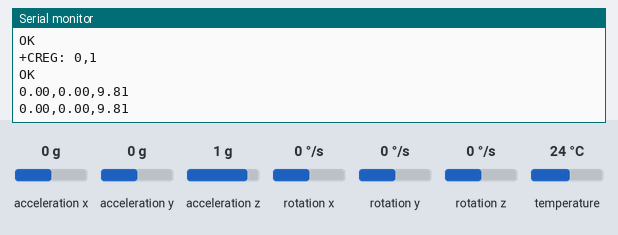
Simulated run of this sketch. Board: Arduino Uno, built with avr-gcc and run on an emulated ATmega328P. Parts: the last lines printed to the serial monitor. The inputs (shaded band) are chosen by the test bench; at power-on: acceleration y 0 g, acceleration x 0 g, acceleration z 1 g, rotation x 0 °/s, rotation y 0 °/s, rotation z 0 °/s, temperature 24 °C. The modem accepts every AT command (registered, SIM ready, sends succeed) and sends nothing else.

Above: at 6.3 s.
6.4 s: acceleration y set to 0.8 g
At 8.1 s:
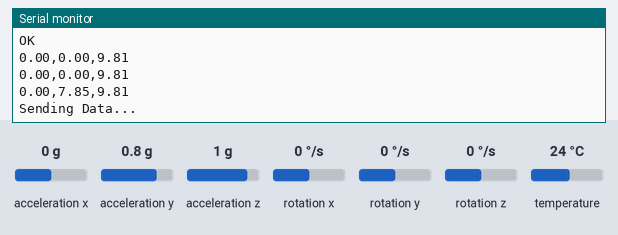
10.2 s: acceleration x set to -1.4 g
At 10.9 s:
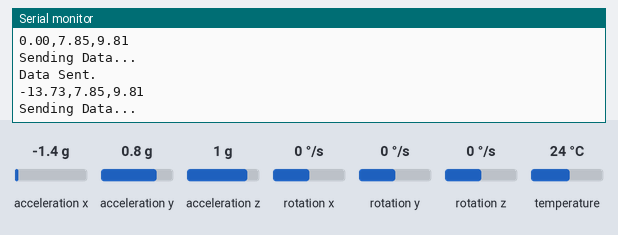
11.7 s: acceleration z set to -1.4 g
At 12.9 s:
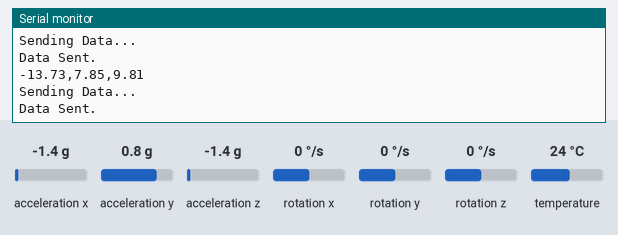

The sketch:

Collision_Detection_.ino
```cpp
/* This code works with SIM800L Evb version, DHT11 and MLX90614
 * It sets the module on receiving SMS mode, wait if the user has sent a SMS containing keywords "DHT" or "MLX"
 * Check which one is received then proceed to get data from the chosen sensor and send it via SMS to the programmed phone number
 * And come back to receiving mode.
 * Refer to www.SurtrTech.com for more detaims
 */

#include <SoftwareSerial.h>        //Libraries required for Serial communication, ic communication,mpu 6050 sensor
#include <Wire.h>
#include <Adafruit_MPU6050.h>
#include <Adafruit_Sensor.h>

Adafruit_MPU6050 mpu;
float value = 5.5;
String Data_SMS;               //Here's the SMS that we gonna send to the phone number, it will contain collission report


SoftwareSerial sim800l(2, 3);                     // RX,TX for Arduino and for the module it's TXD RXD, they should be inverted


void setup()
{

  sim800l.begin(9600);   //Begin all the communications needed Arduino with PC serial and Arduino with all devices (SIM800L+mpu 6050)
  Serial.begin(9600);

  Serial.println("Starting ...");
  delay(3000);         //Delay to let the module connect to network, can be removed

  if (!mpu.begin()) {
    Serial.println("Failed to find MPU6050 chip");
    while (1) {
      delay(10);
    }
  }

  mpu.setAccelerometerRange(MPU6050_RANGE_16_G);
  mpu.setGyroRange(MPU6050_RANGE_250_DEG);
  mpu.setFilterBandwidth(MPU6050_BAND_21_HZ);
  Serial.println("");
  delay(100);

  sim800l.println("AT"); //Once the handshake test is successful, it will back to OK
  Serialcom();
  sim800l.println("AT+CSQ"); //Signal quality test, value range is 0-31 , 31 is the best
  Serialcom();
  sim800l.println("AT+CCID"); //Read SIM information to confirm whether the SIM is plugged
  Serialcom();
  sim800l.println("AT+CREG?"); //Check whether it has registered in the network
  Serialcom();

}


void loop() {

 /* Get new sensor events with the readings */
  sensors_event_t a, g, temp;
  mpu.getEvent(&a, &g, &temp);

  /* Print out the values */
  Serial.print(a.acceleration.x);
  Serial.print(",");
  Serial.print(a.acceleration.y);
  Serial.print(",");
  Serial.println(a.acceleration.z);


  if(a.acceleration.y > (value) ){

    if(a.acceleration.y > 15  &&  a.acceleration.y < 25)
    {

     Data_SMS = "Crash Detected , magnitude = NOT SEVERE BUT ATTENTION REQUIRED";

    }
   else if (a.acceleration.y > 50  )
   {

     Data_SMS = "Crash Detected , magnitude = HIGHLY SEVERE AND ATTENTION REQUIRED";
   }

  Send_Data();


}
delay(1000);


}


void Serialcom() //This is used with ReceiveMode function, it's okay to use for tests with Serial monitor
{
  delay(500);
  while(Serial.available())
  {
    sim800l.write(Serial.read());//Forward what Serial received to Software Serial Port
  }
  while(sim800l.available())
  {
    Serial.write(sim800l.read());//Forward what Software Serial received to Serial Port
  }
}

void Send_Data()
{
  Serial.println("Sending Data...");     //Displays on the serial monitor...Optional
  sim800l.print("AT+CMGF=1\r");          //Set the module to SMS mode
  delay(100);
  sim800l.print("AT+CMGS=\"+233558107905\"\r");  //Your phone number don't forget to include your country code example +212xxxxxxxxx"
  delay(500);
  sim800l.print(Data_SMS);  //This string is sent as SMS
  delay(500);
  sim800l.print((char)26);//Required to tell the module that it can send the SMS
  delay(500);
  sim800l.println();
  Serial.println("Data Sent.");
  delay(500);

}
```

Measured:
- after the input at 6.4 s, the serial monitor: prints a new line after 0.74 s (image 1)
- after the input at 10.2 s, the serial monitor: prints a new line after 0.09 s (image 2)
